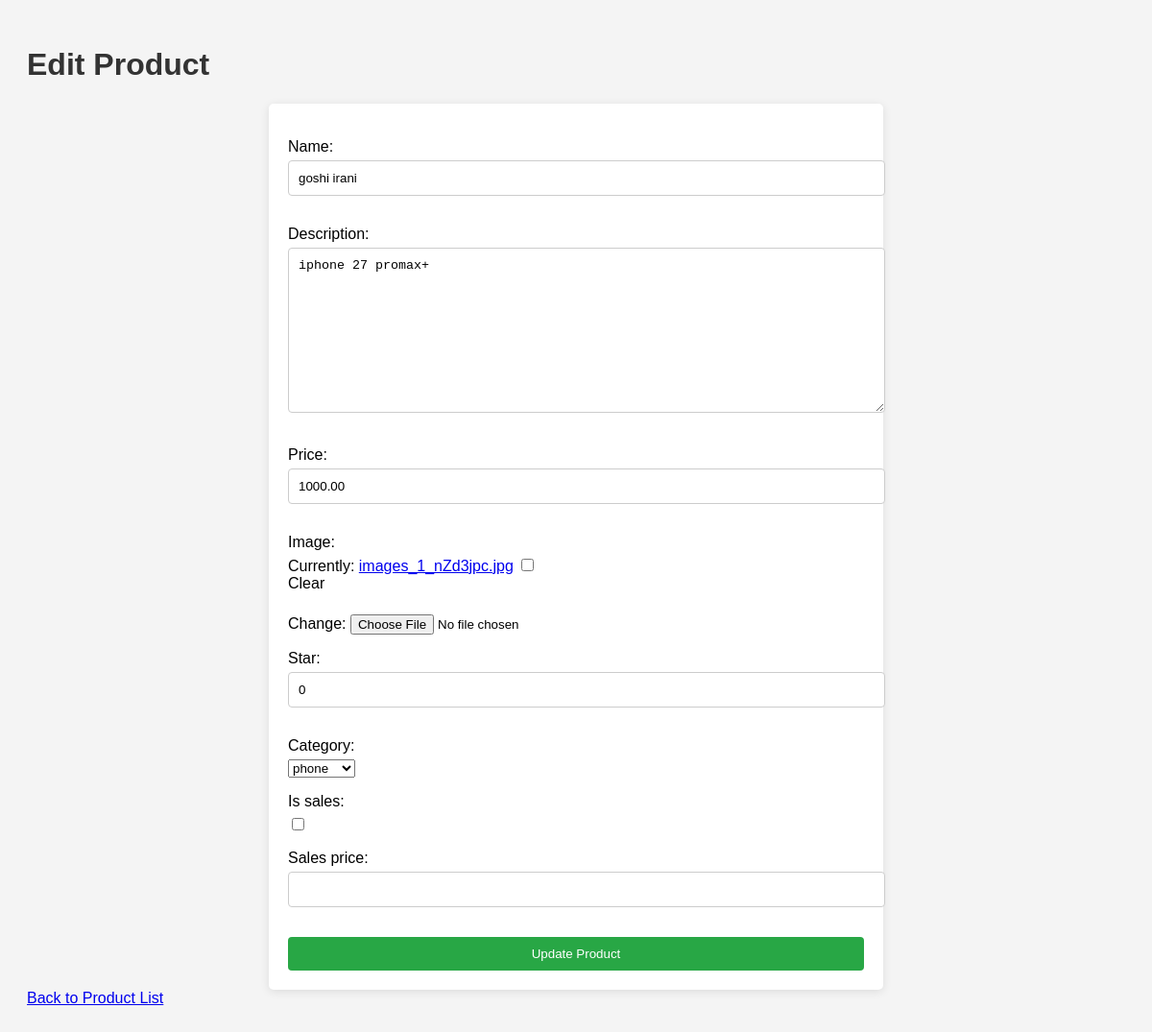
The page /product/edit/1/ on the database its author committed.
### main/models.py (models this page shows, shortened)
class Product(models.Model):
    name = models.CharField(max_length=255)
    description = models.TextField()
    price = models.DecimalField(max_digits=10, decimal_places=2)
    image = models.ImageField( blank=True,)
    star = models.IntegerField(default=0, validators=[MinValueValidator(0), MaxValueValidator(5)])
    id = models.AutoField(primary_key=True) # primary key id
    category = models.ForeignKey(Category, on_delete=models.CASCADE, related_name='products')
    is_sales = models.BooleanField(default=False) #takhfif  - (discounted)
    sales_price = models.DecimalField(max_digits=12, decimal_places=2, blank=True, null=True) # (discounted) price

class Category(models.Model):
    name = models.CharField(max_length=255, unique=True)
    def __str__(self):
        return self.name

### main/views.py (the view)
# urls.py: path('product/edit/<int:pk>/', ProductUpdateView.as_view(), name='edit_product'),
class ProductUpdateView(UpdateView):
    model = Product
    form_class = ProductForm
    template_name = 'edit_product.html'
    success_url = reverse_lazy('product_list')

### main/forms.py
class ProductForm(forms.ModelForm):
    class Meta:
        model = Product
        fields = ['name', 'description', 'price', 'image', 'star', 'category', 'is_sales', 'sales_price']

### cart/context_processors.py (called while the page is built)
def cart(request):
	return {'cart': Cart(request)}

### main/templates/edit_product.html (shortened to what this page needs)
<!DOCTYPE html>
<html lang="en">
<head>
</head>
<body>
    <h1>Edit Product</h1>
    <form method="post" enctype="multipart/form-data">
        {{ form.as_p }}
        <button type="submit">Update Product</button>
    </form>
    <a href="{% url 'product_list' %}">Back to Product List</a>
</body>
</html>

### main/templates/edit_product.html (style rules this page uses)
body { font-family: Arial, sans-serif; background-color: #f4f4f4; padding: 20px; }
h1 { color: #333; }
form { max-width: 600px; margin: 0 auto; background: white; padding: 20px; border-radius: 5px; box-shadow: 0 2px 10px rgba(0, 0, 0, 0.1); }
label { display: block; margin-bottom: 5px; }
input[type="text"], input[type="number"], input[type="decimal"], textarea { width: 100%; padding: 10px; margin-bottom: 15px; border: 1px solid #ccc; border-radius: 4px; }
button { width: 100%; padding: 10px; background-color: #28a745; color: white; border: none; border-radius: 4px; cursor: pointer; }

### rows shown on the page
Product: name "goshi irani", description "iphone 27 promax+", price "1000.00", star "0", category "phone"
